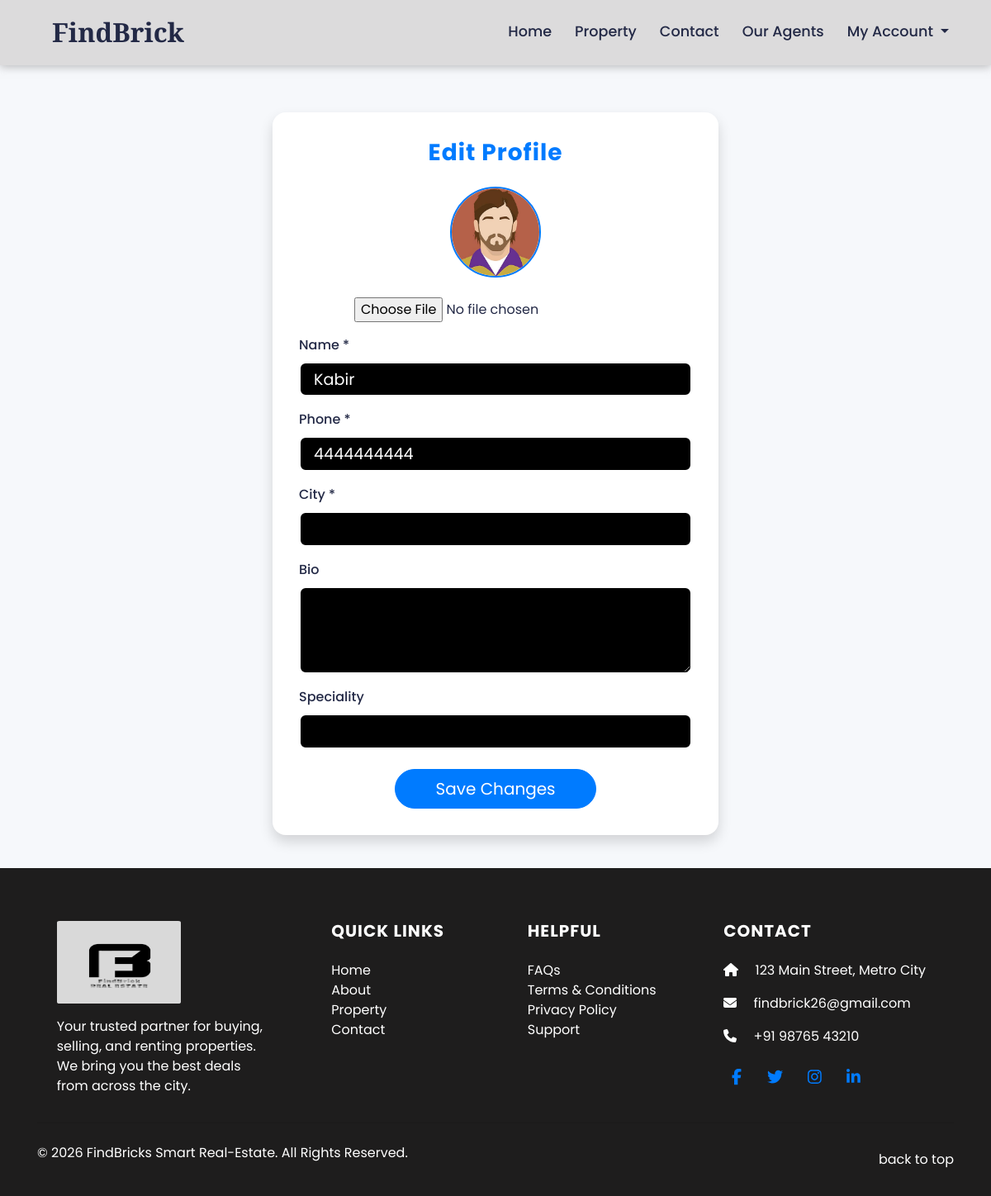
Page /FindBrick-Smart-Real-EState/profileedit.php (signed in) on the committed database.
### tables this page shows
CREATE TABLE `user` (
  `uid` int(10) UNSIGNED NOT NULL,
  `uname` varchar(100) NOT NULL,
  `uemail` varchar(100) NOT NULL,
  `utype` enum('user','agent','builder') NOT NULL,
  `uphone` varchar(20) NOT NULL,
  `upassword` varchar(255) NOT NULL,
  `uimage` varchar(255) DEFAULT NULL,
  `email_verified` tinyint(1) NOT NULL DEFAULT 0,
  `status` varchar(20) NOT NULL DEFAULT 'pending',
  `verify_otp` varchar(10) DEFAULT NULL,
  `otp_expiry` datetime DEFAULT NULL,
  `created_at` timestamp NOT NULL DEFAULT current_timestamp(),
  `updated_at` timestamp NOT NULL DEFAULT current_timestamp() ON UPDATE current_timestamp(),
  `reset_password_otp` varchar(6) DEFAULT NULL,
  `reset_password_otp_expiry` datetime DEFAULT NULL
);

### FindBrick-Smart-Real-EState/profileedit.php (the view, shortened to what this page needs)
<?php
include("config.php");
$uid = $_SESSION['uid'] ?? 0;
$uemail = $_SESSION['uemail'] ?? '';
$stmt = $conn->prepare("SELECT * FROM user WHERE uid=?");
$stmt->bind_param("i", $uid);
$stmt->execute();
$user = $stmt->get_result()->fetch_assoc();
$utype = $user['utype'] ?? '';
$isAgentBuilder = ($utype === 'agent' || $utype === 'builder');
$agent = [];
if ($isAgentBuilder) {
    $stmt = $conn->prepare("SELECT * FROM agent WHERE email=?");
    $stmt->bind_param("s", $uemail);
    $stmt->execute();
    $agent = $stmt->get_result()->fetch_assoc() ?: [];
}
?>
<!DOCTYPE html>
<html lang="en">
<head>
    <link rel="stylesheet" href="package/bootstrap/dist/css/bootstrap.min.css">
    <link rel="stylesheet" href="css/all.min.css">
    <link rel="stylesheet" href="css/style.css">
    <link rel="stylesheet" href="css/header.css">
</head>
<body>
    <?php include("include/header.php"); ?>
    <br><br><br><br>
    <div class="container">
        <div class="profile-edit-card shadow">
            <h3 class="mb-4 text-primary text-center">Edit Profile</h3>
            <form method="post" enctype="multipart/form-data" autocomplete="off">
                <div class="text-center mb-3">
                    <img src="admin/<?= htmlspecialchars($user['uimage'] ?? 'images/default-profile.png') ?>" class="profile-img" id="previewImg">
                    <div>
                        <input type="file" name="image" accept=".jpg,.jpeg,.png" class="d-block mx-auto mt-2" onchange="readURL(this)">
                    </div>
                </div>
                <div class="form-group">
                    <label>Name *</label>
                    <input type="text" class="form-control" name="name" required maxlength="50"
                        value="<?= htmlspecialchars($user['uname'] ?? $agent['uname'] ?? '') ?>">
                </div>
                <div class="form-group">
                    <label>Phone *</label>
                    <input type="text" class="form-control" name="phone" required maxlength="20"
                        value="<?= htmlspecialchars($user['uphone'] ?? $agent['uphone'] ?? '') ?>">
                </div>
                <?php if ($isAgentBuilder): ?>
                    <div class="form-group">
                        <label>City *</label>
                        <input type="text" class="form-control" name="city" required maxlength="40"
                            value="<?= htmlspecialchars($agent['city'] ?? '') ?>">
                    </div>
                    <div class="form-group">
                        <label>Bio</label>
                        <textarea class="form-control" name="bio" rows="3" maxlength="200"><?= htmlspecialchars($agent['bio'] ?? '') ?></textarea>
                    </div>
                    <div class="form-group">
                        <label>Speciality</label>
                        <input type="text" class="form-control" name="speciality" maxlength="80"
                            value="<?= htmlspecialchars($agent['speciality'] ?? '') ?>">
                    </div>
                <?php endif; ?>
                <div class="text-center mt-4">
                    <button type="submit" name="update" class="btn btn-primary btn-lg px-5 rounded-pill">
                        Save Changes
                    </button>
                </div>
            </form>
        </div>
    </div>
    <?php include("include/footer.php"); ?>
</body>
</html>

### FindBrick-Smart-Real-EState/css/style.css (style rules this page uses)
body { font-family: 'Poppins', Arial, Helvetica, sans-serif; font-size: 1rem; background: #e9e9e9; color: #232946; }
h1, h2, h3, h4, h5, h6 { font-weight: 700; letter-spacing: 1px; }
.form-control { flex: 1 1 250px; border: 2px solid #fff; border-radius: 8px; background: black; color: #fff; font-size: 1.2rem; padding: 0.5rem 1rem; outline: none; transition: border-color 0.2s, color 0.2s; }
.form-control::placeholder { color: #ccc; opacity: 1; }

### FindBrick-Smart-Real-EState/profileedit.php (style rules this page uses)
body { background: #f6f8fb; }
.profile-edit-card { max-width: 540px; margin: 40px auto; background: #fff; border-radius: 16px; box-shadow: 0 4px 24px rgba(0,0,0,.07); padding: 32px; }
.profile-img { width: 110px; height: 110px; object-fit: cover; border-radius: 50%; border: 2px solid #007bff; margin-bottom: 16px; }
.form-group label { font-weight: 500; }

### rows in the picture
user: uimage (picture), name "Kabir", phone "4444444444"
